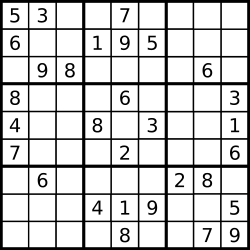
#> input picture ComputerSRC/etc/sudoku.png, 250 x 250 px
$ python highwaylines.py
#> lines starting #> are read from the running program, lines starting #| are printed output that depends on the picture; after the words box and inside, x2 and y2 are one past the last pixel; in counts of white or black regions, pixels touching at a corner belong together
import cv2
import numpy as np

img = cv2.imread('sudoku.png')
#> img is the input picture: shape (250, 250, 3); min 0, max 255, mean 206.8
gray = cv2.cvtColor(img,cv2.COLOR_BGR2GRAY)
edges = cv2.Canny(gray,50,150,apertureSize = 3)
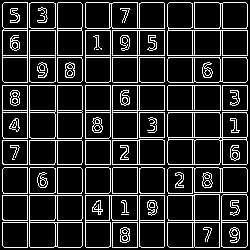
#> edges: shape (250, 250); 15.9% white in thin lines or dots
minLineLength = 100
maxLineGap = 15

lines = cv2.HoughLinesP(edges,1,np.pi/180,200,minLineLength,maxLineGap)
#> lines = 35 rows, first 6: [164, 246, 164, 195], [167, 110, 220, 110], [137, 247, 137, 222], [57, 138, 57, 85], [85, 138, 85, 85], [29, 222, 82, 222]
print(lines)
#> (printed output is left out)
for i in range(0,len(lines)):
	for x1,y1,x2,y2 in lines[i]:
		cv2.line(img,(x1,y1),(x2,y2),(0,255,0),2)
#> this loop made 35 passes
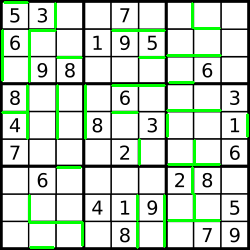
#> img: shape (250, 250, 3); 6.03% of pixels changed, all inside (x1, y1, x2, y2) = (1, 1, 249, 249)

cv2.imwrite('output.jpg',img)
